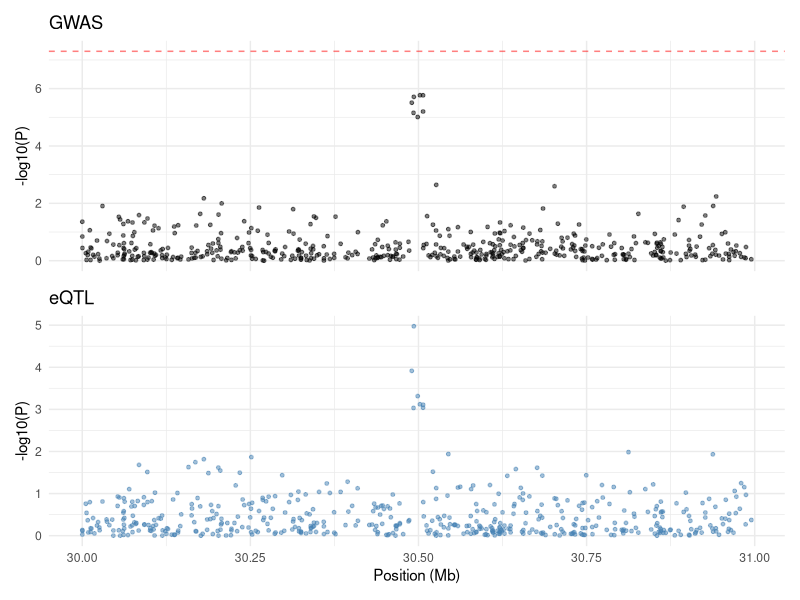
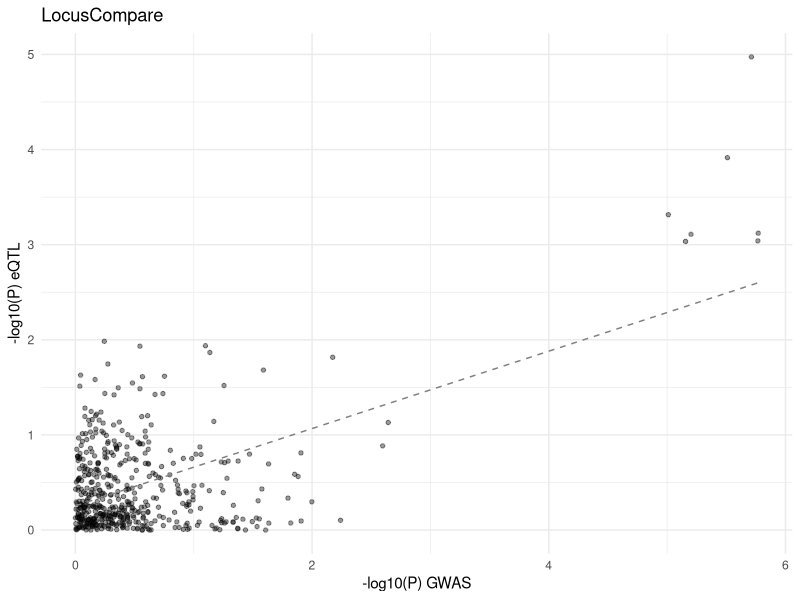
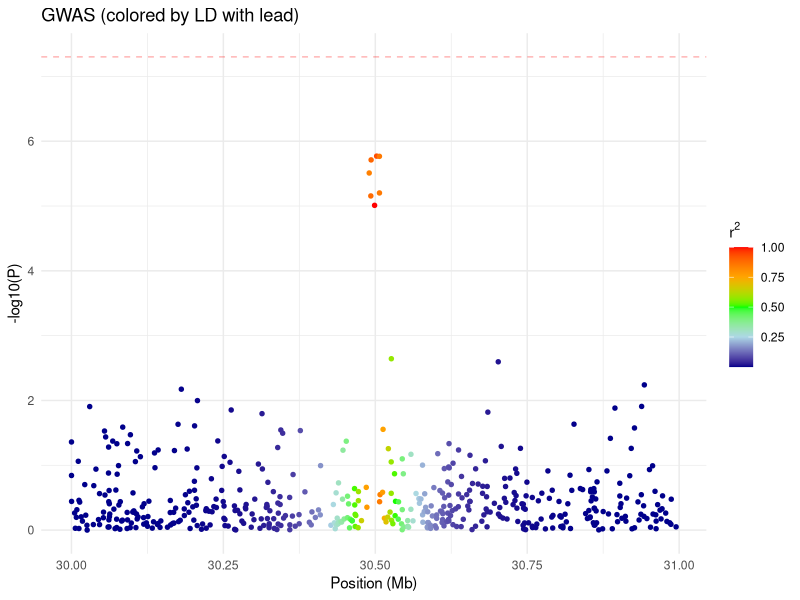

Write R code to recreate these figures, in order.
## Regional association and LocusCompare plots for colocalization
##
## Visualizes GWAS and eQTL signals at a locus to accompany coloc results.

library(ggplot2)
library(patchwork)

# --- Simulate locus data ---
set.seed(42)
n_snps <- 500
positions <- sort(sample(30000000:31000000, n_snps))
causal_idx <- which.min(abs(positions - 30500000))

gwas_p <- runif(n_snps, 0.001, 1)
gwas_p[causal_idx] <- 1e-12
gwas_p[(causal_idx - 3):(causal_idx + 3)] <- runif(7, 1e-8, 1e-5)

eqtl_p <- runif(n_snps, 0.01, 1)
eqtl_p[causal_idx] <- 5e-10
eqtl_p[(causal_idx - 3):(causal_idx + 3)] <- runif(7, 1e-6, 1e-3)

df <- data.frame(
  SNP = paste0('rs', 1:n_snps),
  POS = positions,
  GWAS_P = gwas_p,
  eQTL_P = eqtl_p
)

# --- Regional association plots (stacked) ---
p_gwas <- ggplot(df, aes(x = POS / 1e6, y = -log10(GWAS_P))) +
  geom_point(alpha = 0.5, size = 1) +
  geom_hline(yintercept = -log10(5e-8), linetype = 'dashed', color = 'red', alpha = 0.5) +
  labs(x = NULL, y = '-log10(P)', title = 'GWAS') +
  theme_minimal() +
  theme(axis.text.x = element_blank())

p_eqtl <- ggplot(df, aes(x = POS / 1e6, y = -log10(eQTL_P))) +
  geom_point(alpha = 0.5, size = 1, color = 'steelblue') +
  labs(x = 'Position (Mb)', y = '-log10(P)', title = 'eQTL') +
  theme_minimal()

p_regional <- p_gwas / p_eqtl
ggsave('regional_association.pdf', p_regional, width = 8, height = 6)

# --- LocusCompare plot ---
p_compare <- ggplot(df, aes(x = -log10(GWAS_P), y = -log10(eQTL_P))) +
  geom_point(alpha = 0.4, size = 1.2) +
  geom_smooth(method = 'lm', se = FALSE, linetype = 'dashed', color = 'grey50', linewidth = 0.5) +
  labs(x = '-log10(P) GWAS', y = '-log10(P) eQTL', title = 'LocusCompare') +
  theme_minimal()

ggsave('locuscompare.pdf', p_compare, width = 6, height = 6)

# --- Color by LD with lead SNP ---
# Simulated r2 values (in practice, compute from reference panel)
df$r2_lead <- exp(-abs(df$POS - positions[causal_idx]) / 50000)

p_ld <- ggplot(df, aes(x = POS / 1e6, y = -log10(GWAS_P), color = r2_lead)) +
  geom_point(size = 1.2) +
  scale_color_gradientn(
    colors = c('darkblue', 'lightblue', 'green', 'orange', 'red'),
    name = expression(r^2)
  ) +
  geom_hline(yintercept = -log10(5e-8), linetype = 'dashed', color = 'red', alpha = 0.3) +
  labs(x = 'Position (Mb)', y = '-log10(P)', title = 'GWAS (colored by LD with lead)') +
  theme_minimal()

ggsave('regional_ld.pdf', p_ld, width = 8, height = 4)

cat('Plots saved: regional_association.pdf, locuscompare.pdf, regional_ld.pdf\n')
